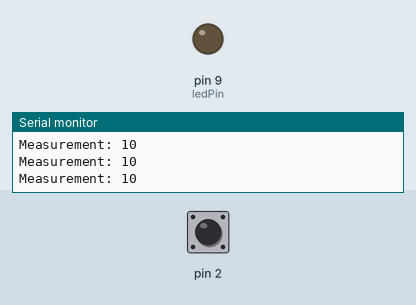
Simulated run of this sketch. Board: Arduino Uno, built with avr-gcc and run on an emulated ATmega328P. Parts: output pins drawn as LEDs (lit = HIGH), the last lines printed to the serial monitor. The test bench sets the inputs (shaded band); at power-on: pin 2 HIGH.

Above: at 1.2 s.
1.3 s: pin 2 pulled LOW for 0.15 s
At 1.38 s:
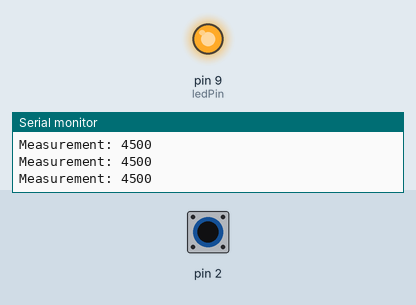
2.9 s: pin 2 pulled LOW for 3.2 s
At 7.5 s:
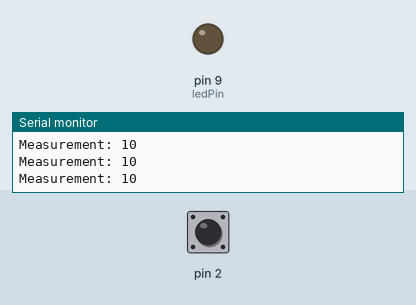
9.1 s: pin 2 pulled LOW for 1 s
At 9.9 s:
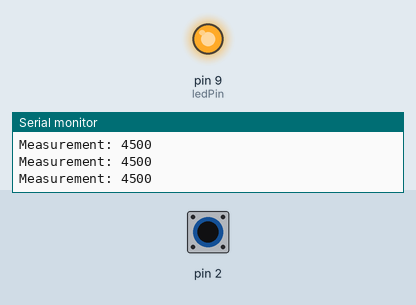
Timing chart, 0 to 12.1 s (numbered marks = the images above; inputs shaded):
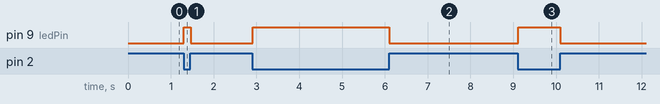

The sketch:

sketch_nov4a.ino
```cpp
#include <CapacitiveSensor.h>

// Define sensor and LED pin constants
CapacitiveSensor sensor = CapacitiveSensor(4, 2);  // 2MΩ resistor between pins 4 & 2
const int ledPin = 9;  // Pin for the LED
const int threshold = 200;  // Adjust this value based on your sensor readings

void setup() {
  Serial.begin(115200);  // Begin Serial Monitor
  pinMode(ledPin, OUTPUT);  // Set LED pin as output
}

void loop() {
  // Measure capacitance
  long measurement = sensor.capacitiveSensor(30);  // Take 30 samples for accuracy
  Serial.print("Measurement: ");
  Serial.println(measurement);
  // Turn LED on if measurement exceeds the threshold
  if (measurement > threshold) {
    digitalWrite(ledPin, HIGH);
    //Serial.println("LED ON");
  } else {
    digitalWrite(ledPin, LOW);
    //Serial.println("LED OFF");
  }

  delay(10);  // Small delay for readability
}
```

Measured:
- after the input at 1.3 s, pin 9 (ledPin): LOW → HIGH at once, → LOW 0.16 s later
- after the input at 2.9 s, pin 9 (ledPin): LOW → HIGH at once, → LOW 3.2 s later
- after the input at 9.1 s, pin 9 (ledPin): LOW → HIGH at once, → LOW 0.99 s later
